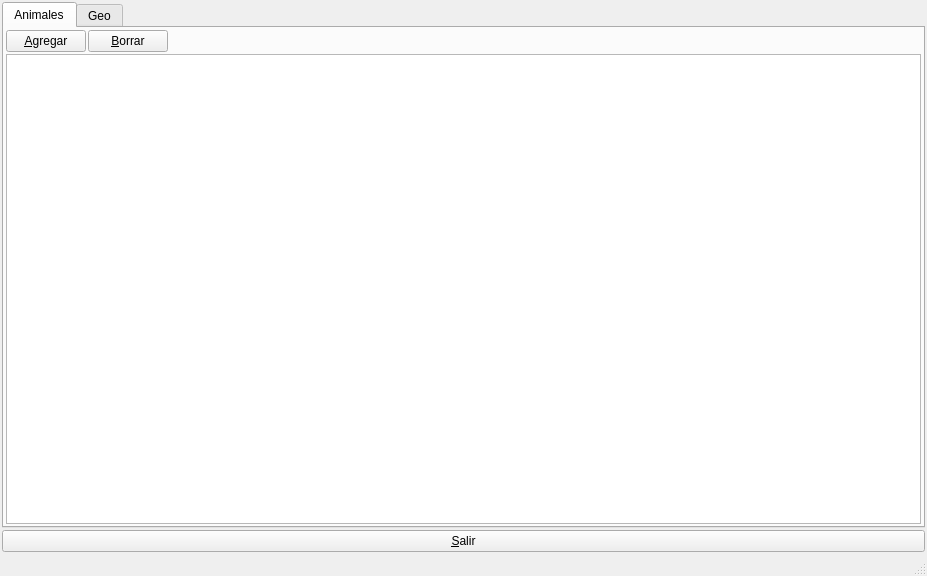
<?xml version="1.0" encoding="UTF-8"?>
<ui version="4.0">
 <class>MainWindow</class>
 <widget class="QMainWindow" name="MainWindow">
  <property name="geometry">
   <rect>
    <x>0</x>
    <y>0</y>
    <width>927</width>
    <height>576</height>
   </rect>
  </property>
  <property name="windowTitle">
   <string>Pruebas</string>
  </property>
  <widget class="QWidget" name="centralwidget">
   <layout class="QGridLayout" name="gridLayout">
    <property name="leftMargin">
     <number>2</number>
    </property>
    <property name="topMargin">
     <number>2</number>
    </property>
    <property name="rightMargin">
     <number>2</number>
    </property>
    <property name="bottomMargin">
     <number>2</number>
    </property>
    <property name="spacing">
     <number>2</number>
    </property>
    <item row="0" column="0">
     <widget class="QTabWidget" name="tabWidget">
      <property name="currentIndex">
       <number>0</number>
      </property>
      <widget class="QWidget" name="tabAnimales">
       <attribute name="title">
        <string>Animales</string>
       </attribute>
       <layout class="QGridLayout" name="gridLayout_2">
        <property name="leftMargin">
         <number>2</number>
        </property>
        <property name="topMargin">
         <number>2</number>
        </property>
        <property name="rightMargin">
         <number>2</number>
        </property>
        <property name="bottomMargin">
         <number>2</number>
        </property>
        <property name="spacing">
         <number>2</number>
        </property>
        <item row="0" column="0">
         <layout class="QHBoxLayout" name="horizontalLayout">
          <property name="spacing">
           <number>2</number>
          </property>
          <item>
           <widget class="QPushButton" name="btnAgregar">
            <property name="text">
             <string>&amp;Agregar</string>
            </property>
           </widget>
          </item>
          <item>
           <widget class="QPushButton" name="btnBorrar">
            <property name="text">
             <string>&amp;Borrar</string>
            </property>
           </widget>
          </item>
          <item>
           <spacer name="horizontalSpacer">
            <property name="orientation">
             <enum>Qt::Horizontal</enum>
            </property>
            <property name="sizeHint" stdset="0">
             <size>
              <width>40</width>
              <height>20</height>
             </size>
            </property>
           </spacer>
          </item>
         </layout>
        </item>
        <item row="1" column="0">
         <widget class="QTableView" name="tableViewAnimales">
          <property name="selectionMode">
           <enum>QAbstractItemView::SingleSelection</enum>
          </property>
          <property name="selectionBehavior">
           <enum>QAbstractItemView::SelectRows</enum>
          </property>
         </widget>
        </item>
       </layout>
      </widget>
      <widget class="QWidget" name="tabGeo">
       <attribute name="title">
        <string>Geo</string>
       </attribute>
      </widget>
     </widget>
    </item>
    <item row="1" column="0">
     <widget class="QPushButton" name="btnSalir">
      <property name="text">
       <string>&amp;Salir</string>
      </property>
     </widget>
    </item>
   </layout>
  </widget>
  <widget class="QMenuBar" name="menubar">
   <property name="geometry">
    <rect>
     <x>0</x>
     <y>0</y>
     <width>927</width>
     <height>22</height>
    </rect>
   </property>
  </widget>
  <widget class="QStatusBar" name="statusbar"/>
 </widget>
 <resources/>
 <connections/>
</ui>
